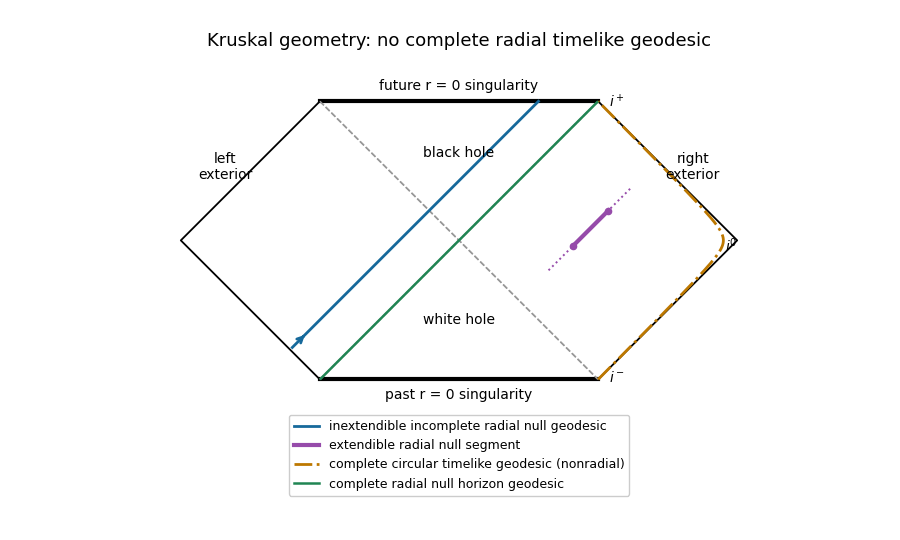

This figure's Python source:
from pathlib import Path
import numpy as np
import matplotlib
matplotlib.use('Agg')
import matplotlib.pyplot as plt

def coords(U,V):
    u=2/np.pi*np.arctan(U);v=2/np.pi*np.arctan(V);return (v-u)/2,(v+u)/2

def main():
    fig,ax=plt.subplots(figsize=(9,5.4),dpi=100,facecolor='white');ax.set_facecolor('white')
    for sg in [-1,1]:
        ax.plot([-.5,.5],[sg*.5]*2,color='black',lw=3)
        ax.plot([sg*.5,sg,sg*.5],[.5,0,-.5],color='black',lw=1.3)
        ax.plot([-.5,.5],[-.5,.5],ls='--',color='#999',lw=1.1);ax.plot([-.5,.5],[.5,-.5],ls='--',color='#999',lw=1.1)
    ax.text(0,.54,'future r = 0 singularity',ha='center',fontsize=10);ax.text(0,-.57,'past r = 0 singularity',ha='center',fontsize=10)
    ax.text(.84,.22,'right\nexterior',ha='center',fontsize=10);ax.text(-.84,.22,'left\nexterior',ha='center',fontsize=10)
    ax.text(0,.30,'black hole',ha='center',fontsize=10);ax.text(0,-.30,'white hole',ha='center',fontsize=10)
    V=np.linspace(-40,1/.35,800);x,y=coords(np.full_like(V,.35),V);ax.plot(x,y,color='#16699b',lw=2,label='inextendible incomplete radial null geodesic')
    i=600;ax.annotate('',xy=(x[i+35],y[i+35]),xytext=(x[i],y[i]),arrowprops=dict(arrowstyle='->',color='#16699b',lw=2))
    V=np.linspace(.35,3.1,160);x,y=coords(-.8,V);ax.plot(x,y,ls=':',color='#964baa',lw=1.4)
    V=np.linspace(.7,1.6,90);x,y=coords(-.8,V);ax.plot(x,y,color='#964baa',lw=3,label='extendible radial null segment');ax.scatter([x[0],x[-1]],[y[0],y[-1]],s=20,color='#964baa')
    t=np.linspace(-44,44,700);q=np.sqrt(3*np.exp(4));x,y=coords(-q*np.exp(-t/4),q*np.exp(t/4));ax.plot(x,y,color='#bd7800',ls='-.',lw=2,label='complete circular timelike geodesic (nonradial)')
    V=np.linspace(-100,100,2000);x,y=coords(0,V);ax.plot(x,y,color='#208553',lw=1.8,label='complete radial null horizon geodesic')
    ax.text(.98,-.04,r'$i^0$',ha='center');ax.text(.54,.48,r'$i^+$');ax.text(.54,-.51,r'$i^-$')
    ax.set(xlim=(-1.07,1.07),ylim=(-.65,.67));ax.set_aspect('equal');ax.axis('off');ax.set_title('Kruskal geometry: no complete radial timelike geodesic',fontsize=13)
    ax.legend(loc='lower center',bbox_to_anchor=(.5,-.22),fontsize=9,framealpha=1,facecolor='white');fig.subplots_adjust(bottom=.22,top=.9,left=.06,right=.96)
    fig.savefig(Path.cwd()/'paper-311-kruskal.png',facecolor='white',transparent=False);plt.close(fig)
if __name__=='__main__':main()
